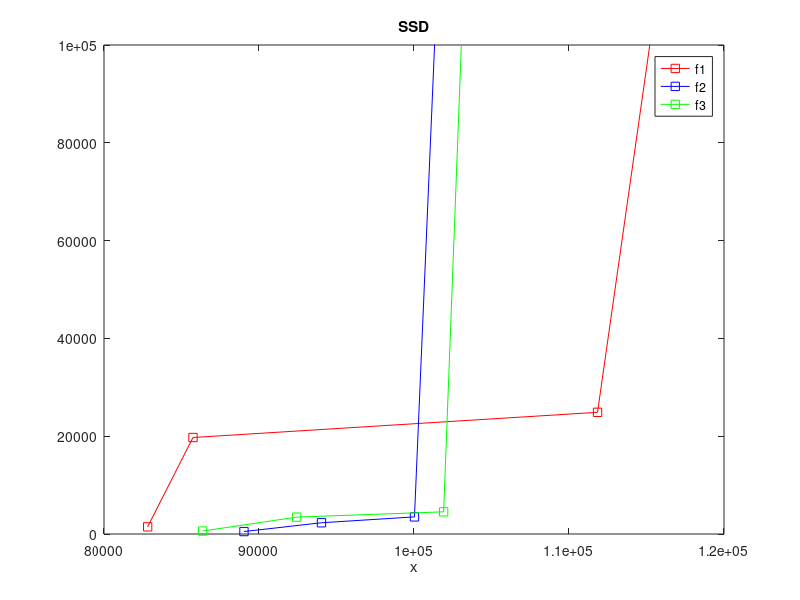

The MATLAB script that drew this image:
fmk=[   111840.75 82815.75 117565.75 85740.75 ];

favg=[   94030.00 100030.00 89030.00 101530.00 ];


fmr=[   92426.45 101911.45 86361.45 103266.45 ];

r1=sort(fmk)
r2=sort(favg)
r3=sort(fmr)
z1=[0.5 0.7 0.9 1 ];
z2=[0.1 0.3 0.8 1];
z3=[0.1 0.3 0.8 1];




sd(1)= (r1(2)-r1(1))*z1(1);
sd(2)= sd(1)+(r1(3)-r1(2))*z1(2);
sd(3)= sd(2)+(r1(4)-r1(3))*z1(3);
sd(4)=sd(3)+z1(4)*(r1(4)+10000);


 
 
 
 h1=plot(r1,sd,'r')
 set(h1,'Marker','square')
hold all;
sd(1)= (r2(2)-r2(1))*z2(1);
sd(2)= sd(1)+(r2(3)-r2(2))*z2(2);
sd(3)= sd(2)+(r2(4)-r2(3))*z2(3);
sd(4)=sd(3)+z2(4)*(r2(4)+10000);
 h2=plot(r2,sd,'b')
  set(h2,'Marker','square')
 
 %xlim([r1(1)-10000 ,r1(4)+10000])
 %ylim([0 ,1.2]) 
hold all;

hold all;
sd(1)= (r3(2)-r3(1))*z3(1);
sd(2)= sd(1)+(r3(3)-r3(2))*z3(2);
sd(3)= sd(2)+(r3(4)-r3(3))*z3(3);
sd(4)=sd(3)+z3(4)*(r3(4)+10000);
 h3=plot(r3,sd,'g')
  set(h3,'Marker','square')
  
  leg=legend([h1 h2 h3],'f1','f2','f3');
title('SSD','FontWeight','bold')
xlabel('x');

 
 ylim([0 ,100000])

